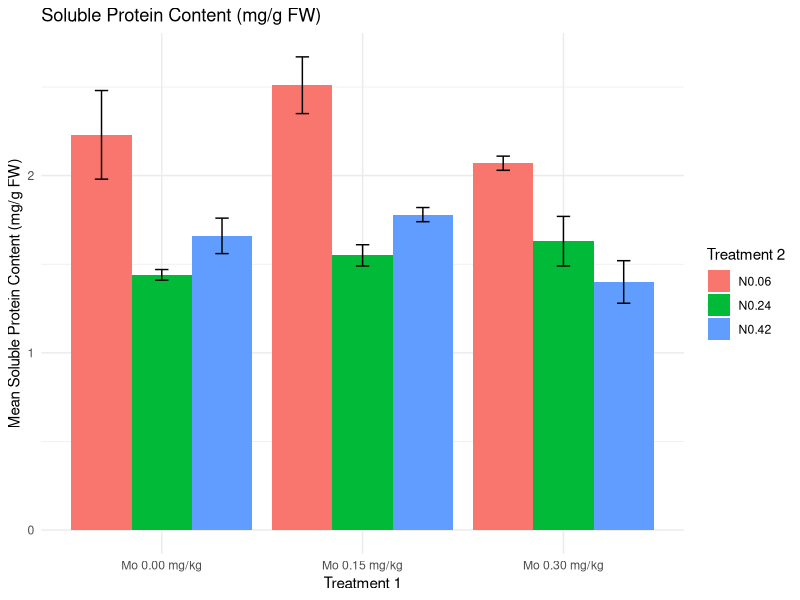

R code for this plot:
# 加载必要的库
library(ggplot2)

# 数据
data <- data.frame(
  Treatment1 = c("Mo 0.00 mg/kg", "Mo 0.00 mg/kg", "Mo 0.00 mg/kg", 
                 "Mo 0.15 mg/kg", "Mo 0.15 mg/kg", "Mo 0.15 mg/kg", 
                 "Mo 0.30 mg/kg", "Mo 0.30 mg/kg", "Mo 0.30 mg/kg"),
  Treatment2 = c("N0.06", "N0.24", "N0.42", "N0.06", "N0.24", "N0.42", 
                 "N0.06", "N0.24", "N0.42"),
  Mean = c(2.23, 1.44, 1.66, 2.51, 1.55, 1.78, 2.07, 1.63, 1.4),
  SD = c(0.25, 0.03, 0.1, 0.16, 0.06, 0.04, 0.04, 0.14, 0.12),
  Variance = c("b", "d", "cd", "a", "cd", "c", "b", "d", "d")
)

# 绘制柱状图
ggplot(data, aes(x = Treatment1, y = Mean, fill = Treatment2)) +
  geom_bar(stat = "identity", position = "dodge") +
  geom_errorbar(aes(ymin = Mean - SD, ymax = Mean + SD), width = 0.2, position = position_dodge(width = 0.9)) +
  labs(title = "Soluble Protein Content (mg/g FW)",
       x = "Treatment 1",
       y = "Mean Soluble Protein Content (mg/g FW)",
       fill = "Treatment 2") +
  theme_minimal()
